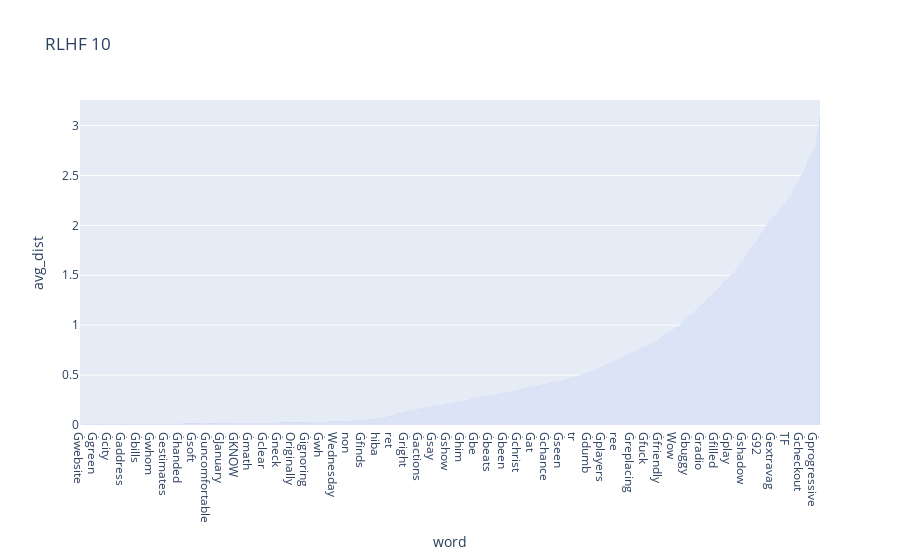

Write notebook code for a chart like this one.
### Code cell
word_dist_dict = {}
FIRST_N_WORDS = 10

for index, row in df.drop(df[(df.prompt_or_continuation != 'continuation') & (df.model_strings != 'reciprocate/ppo_hh_gpt-j')].index).iterrows():
    coordinates = np.array(json.loads(row["coordinates"]))
    try:
        geodesic_distances = 2 * np.arcsin(np.linalg.norm(coordinates[:-1] - coordinates[1:], axis=1) / 2)

        words = row["labels"].replace("\"", "").replace("\'", "").replace("[", "").replace("]", "").split(", ")

        for i in range(min(FIRST_N_WORDS, len(words))):
            if not words[i] in word_dist_dict:
                word_dist_dict[words[i]] = [geodesic_distances[i]]
            else:
                word_dist_dict[words[i]].append(geodesic_distances[i])
    except:
        # print(index)
        pass


word_dist_dict = {key: sum(word_dist_dict[key])/len(word_dist_dict[key]) for key in word_dist_dict}
rlhf_word_dist_dict = {k: v for k, v in sorted(word_dist_dict.items(), key=lambda item: item[1])}

print(rlhf_word_dist_dict)

fig = px.bar([{"avg_dist": rlhf_word_dist_dict[key], "word": key} for key in rlhf_word_dist_dict], x='word', y='avg_dist', title="RLHF 10")
fig.show()

### Figure 1 — Plotly figure (JSON) as saved in the notebook; plotly's stock layout.template omitted (floating-point values rounded to 4 significant figures; data arrays with more than 128 entries replaced by an {"elided": "..."} marker saying what was removed)
{"data": [{"alignmentgroup": "True", "hovertemplate": "word=%{x}<br>avg_dist=%{y}<extra></extra>", "legendgroup": "", "marker": {"color": "#636efa", "pattern": {"shape": ""}}, "name": "", "offsetgroup": "", "orientation": "v", "showlegend": false, "textposition": "auto", "type": "bar", "x": {"elided": "3408 str values"}, "xaxis": "x", "y": {"elided": "3408 float values"}, "yaxis": "y"}], "layout": {"barmode": "relative", "legend": {"tracegroupgap": 0}, "title": {"text": "RLHF 10"}, "xaxis": {"anchor": "y", "domain": [0, 1], "title": {"text": "word"}}, "yaxis": {"anchor": "x", "domain": [0, 1], "title": {"text": "avg_dist"}}}}
